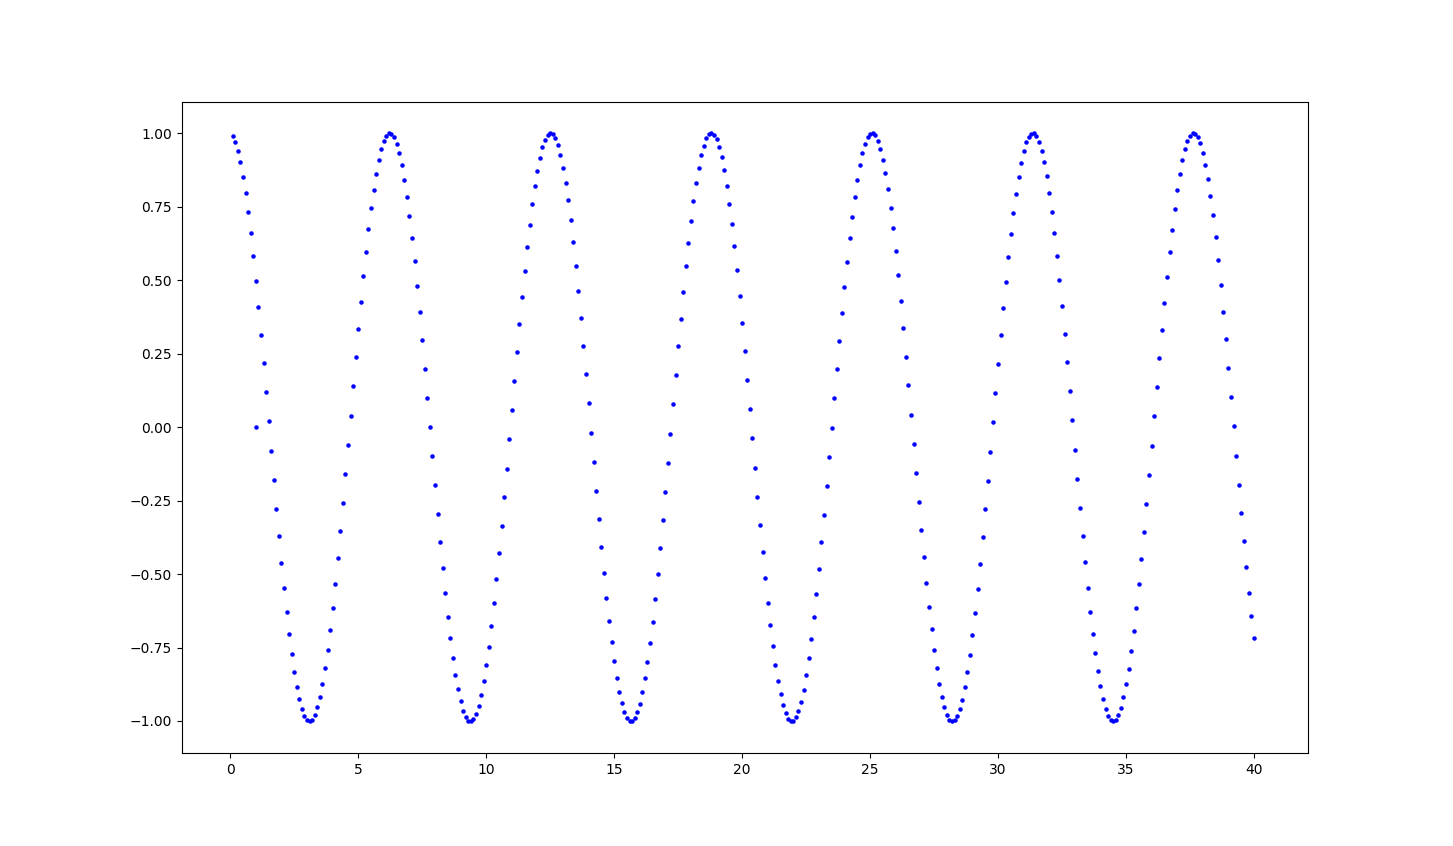

Write Python code to recreate this figure.
import matplotlib.pyplot as plt
#===========初期条件===========
t = 0.0
v = 0.0
x = 1.0
#==========パラメータ===========
#g = 9.80
k = 1.0
m = 1.0
dt = 0.10
nstep = 400
plt.scatter(x,t,s=5,c="blue")
#==========シンプレクティック法===========
for n in range(1,nstep+1):
    v = v - k * x * dt / m
    x = x + v * dt
    t = t + dt
    plt.scatter(t,x,s=5,c="blue")
plt.show()
